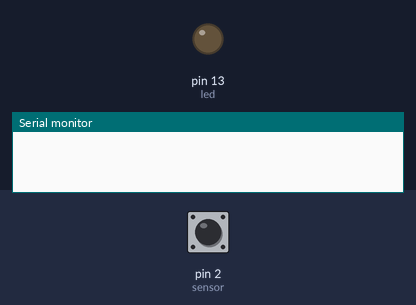
The sketch below on a simulated Arduino Uno, built with avr-gcc and run on an emulated ATmega328P. Parts: output pins drawn as LEDs (lit = HIGH), the last lines printed to the serial monitor. Dashed ring = blinking. Inputs (shaded band) come from the test bench; at power-on: pin 2 (sensor) HIGH.

Above: at 1.2 s.
1.3 s: pin 2 (sensor) pulsed LOW 2 times (0.12 s each, 0.3 s apart)
At 1.65 s:
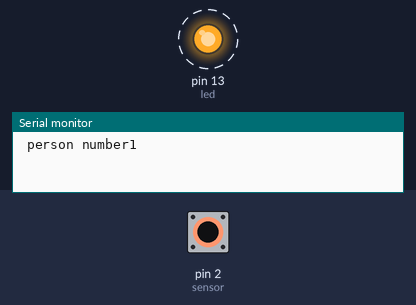
Timing chart, 0 to 4.3 s (numbered marks = the images above; inputs shaded):
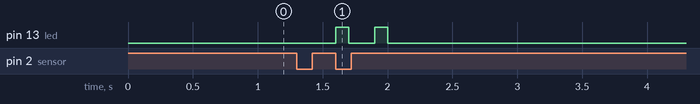

Measured:
- after the input at 1.3 s, pin 13 (led): alternates HIGH for 0.10 s and LOW for 0.20 s, 4 changes in all, then stays LOW, starting after 0.30 s

The sketch:

ir_sensor.ino
```cpp
int led = 13;
int sensor =2;
int count = 0;
int count1 = 0;
void setup() {
  pinMode(led,OUTPUT);
  pinMode(sensor,INPUT);
  Serial.begin(9600);
}

void loop() {
  int sens = digitalRead(sensor);

delay(100);
if(sens==0)
{
  count1 = 1;
}
if(sens==1&&count1==1)
{
  digitalWrite(led,HIGH);
  count = count+1;
  Serial.print(" person number");
  Serial.println(count);
  count1 = 0;
}
else
{
  digitalWrite(led,LOW);
}
}
```
